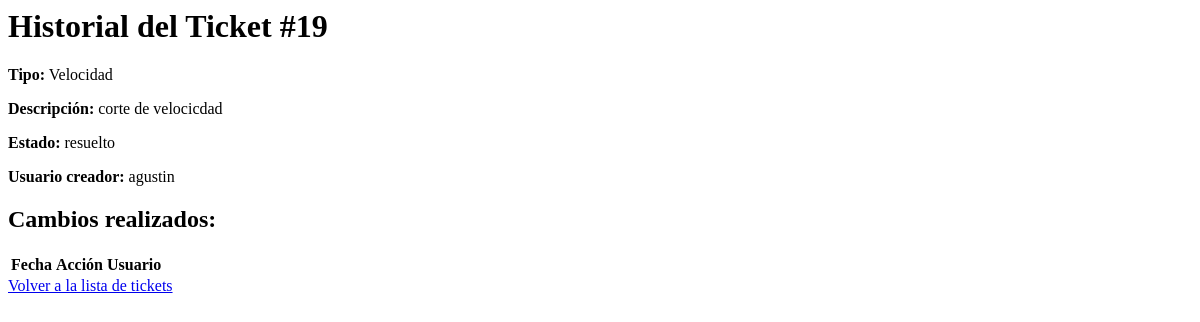
Page /ticket-history/19 (signed in) on the earlier database version.
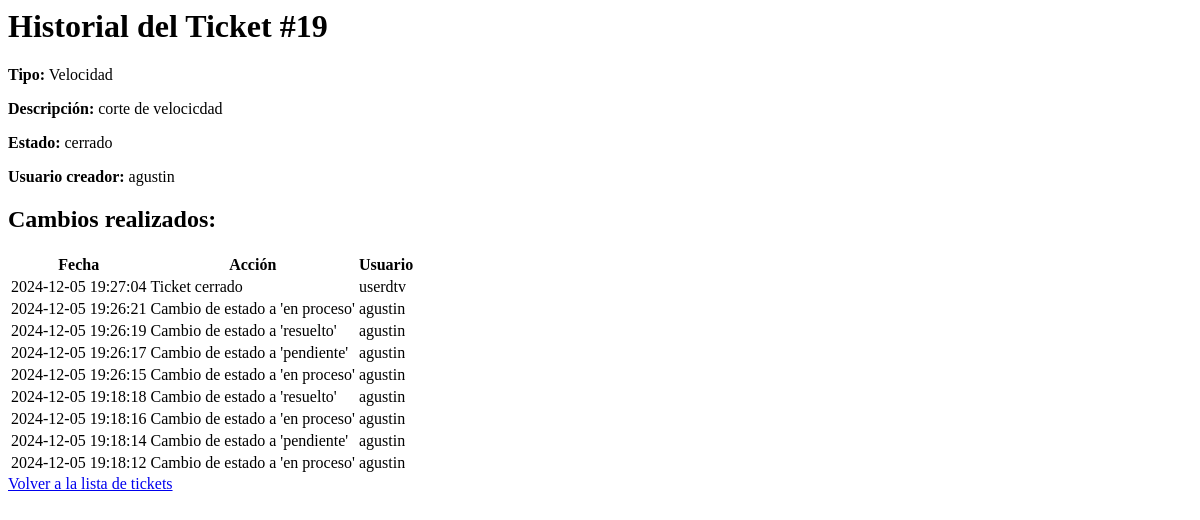
Same page on the later database version.
### tables this page shows
CREATE TABLE tickets (
    id INTEGER PRIMARY KEY AUTOINCREMENT,
    tipo TEXT NOT NULL,
    descripcion TEXT NOT NULL,
    prioridad TEXT NOT NULL,
    estado TEXT DEFAULT 'pendiente',
    fecha_creacion DATETIME DEFAULT CURRENT_TIMESTAMP,
    usuario_creador TEXT NOT NULL,
    notas TEXT,
    archivo TEXT
, usuario_asignado TEXT);

CREATE TABLE "historial" (
    id INTEGER PRIMARY KEY AUTOINCREMENT,
    ticket_id INTEGER NOT NULL,
    accion TEXT NOT NULL,
    usuario TEXT NOT NULL,
    fecha TIMESTAMP DEFAULT CURRENT_TIMESTAMP,
    FOREIGN KEY (ticket_id) REFERENCES tickets (id)
);

### app.py (the view)
@app.route('/ticket-history/<int:id>')
@login_required
def ticket_history(id):
    conn = get_db_connection()
    ticket = conn.execute('SELECT * FROM tickets WHERE id = ?', (id,)).fetchone()
    historial = conn.execute(
        'SELECT * FROM historial WHERE ticket_id = ? ORDER BY fecha DESC',
        (id,)
    ).fetchall()
    conn.close()
    if not ticket:
        return "El ticket no existe", 404
    return render_template('ticket_history.html', ticket=ticket, historial=historial)

### app.py (called while the page is built)
def get_db_connection():
    conn = sqlite3.connect('database.db', timeout=10)  # Espera hasta 10 segundos si la base de datos está bloqueada
    conn.row_factory = sqlite3.Row
    return conn

@login_manager.user_loader
def load_user(user_id):
    conn = get_db_connection()
    user = conn.execute('SELECT * FROM users WHERE id = ?', (user_id,)).fetchone()
    conn.close()
    if user:
        return User(id=user['id'], username=user['username'], role=user['role'])
    return None

### templates/ticket_history.html
<h1>Historial del Ticket #{{ ticket.id }}</h1>
<p><strong>Tipo:</strong> {{ ticket.tipo }}</p>
<p><strong>Descripción:</strong> {{ ticket.descripcion }}</p>
<p><strong>Estado:</strong> {{ ticket.estado }}</p>
<p><strong>Usuario creador:</strong> {{ ticket.usuario_creador }}</p>
<h2>Cambios realizados:</h2>
<table>
    <thead>
        <tr>
            <th>Fecha</th>
            <th>Acción</th>
            <th>Usuario</th>
        </tr>
    </thead>
    <tbody>
        {% for cambio in historial %}
        <tr>
            <td>{{ cambio.fecha }}</td>
            <td>{{ cambio.accion }}</td>
            <td>{{ cambio.usuario }}</td>
        </tr>
        {% endfor %}
    </tbody>
</table>
<a href="/tickets">Volver a la lista de tickets</a>

Differences in the rows shown:
changed tickets "Velocidad": estado "resuelto" → "cerrado"
added historial: fecha "2024-12-05 19:27:04", accion "Ticket cerrado", usuario "userdtv"
added historial: fecha "2024-12-05 19:26:21", accion "Cambio de estado a 'en proceso'", usuario "agustin"
added historial: fecha "2024-12-05 19:26:19", accion "Cambio de estado a 'resuelto'", usuario "agustin"
added historial: fecha "2024-12-05 19:26:17", accion "Cambio de estado a 'pendiente'", usuario "agustin"
added historial: fecha "2024-12-05 19:26:15", accion "Cambio de estado a 'en proceso'", usuario "agustin"
now on this page (row edited): historial: fecha "2024-12-05 19:18:18", accion "Cambio de estado a 'resuelto'", usuario "agustin"
now on this page (row edited): historial: fecha "2024-12-05 19:18:16", accion "Cambio de estado a 'en proceso'", usuario "agustin"
now on this page (row edited): historial: fecha "2024-12-05 19:18:14", accion "Cambio de estado a 'pendiente'", usuario "agustin"
now on this page (row edited): historial: fecha "2024-12-05 19:18:12", accion "Cambio de estado a 'en proceso'", usuario "agustin"
